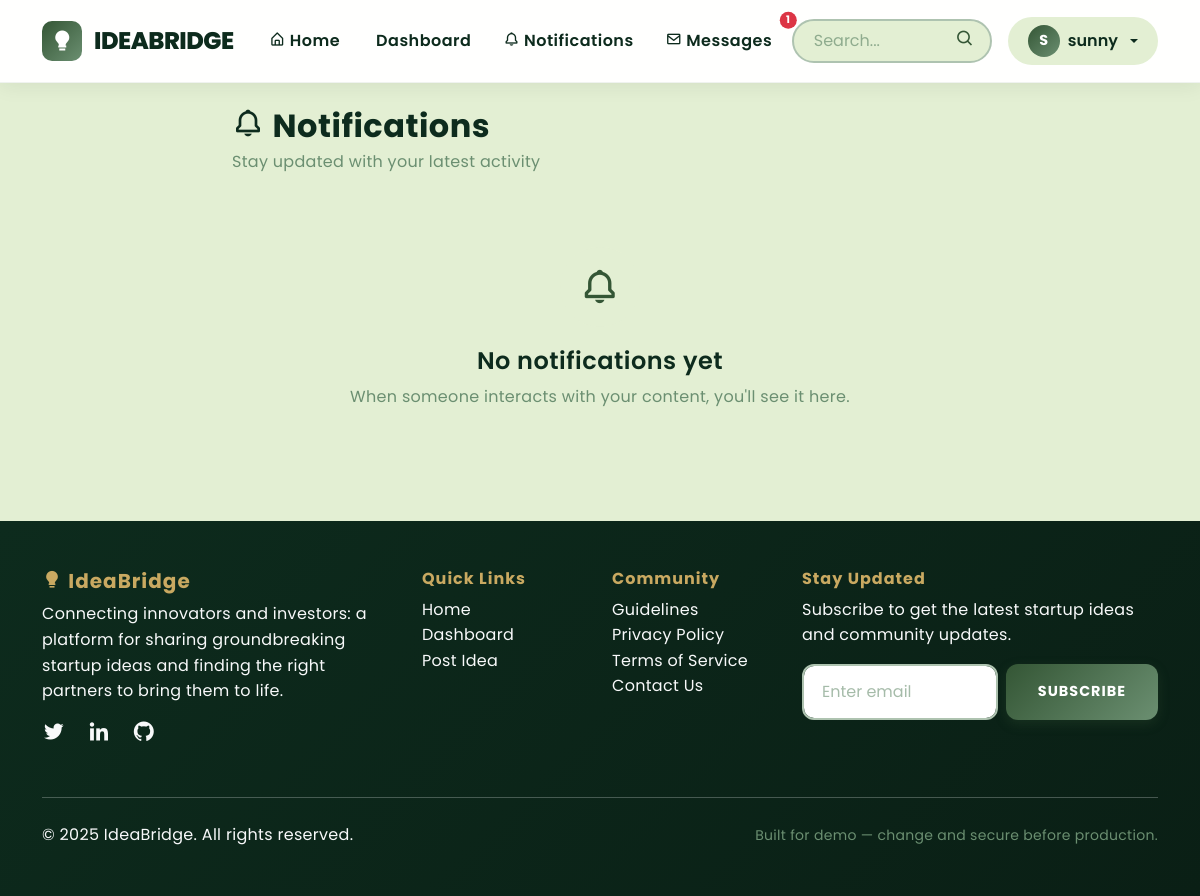
The app's page /notifications (signed in), older data.
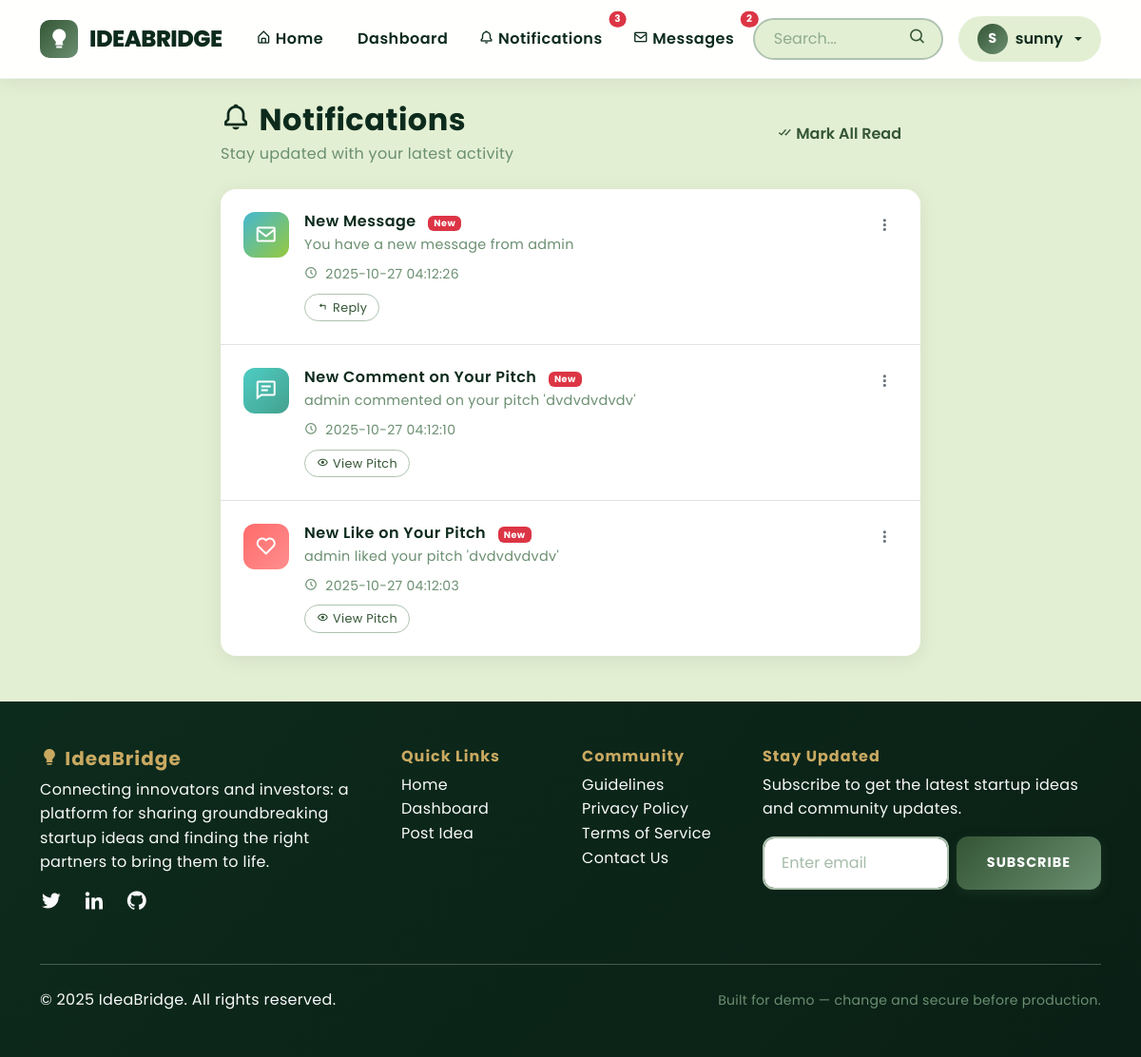
The same page, newer data.
### tables this page shows
CREATE TABLE notifications (
        id INTEGER PRIMARY KEY AUTOINCREMENT,
        user_id INTEGER NOT NULL,
        type TEXT NOT NULL,
        title TEXT NOT NULL,
        message TEXT NOT NULL,
        related_id INTEGER,
        related_type TEXT,
        is_read INTEGER DEFAULT 0,
        created_at TEXT NOT NULL,
        FOREIGN KEY(user_id) REFERENCES users(id) ON DELETE CASCADE
    );

### app.py (the view)
@app.route('/notifications')
@login_required
def notifications():
    user_notifications = get_user_notifications(session['user_id'])
    return render_template('notifications.html', notifications=user_notifications)

### templates/notifications.html (shortened to what this page needs)
{% extends "base.html" %}
{% block content %}
<div class="row">
  <div class="col-lg-8 mx-auto">
    <div class="d-flex justify-content-between align-items-center mb-4">
      <div>
        <h2 class="mb-1" style="color: #0D2B1D; font-weight: 700;">
          <i class='bx bx-bell me-2'></i>Notifications
        </h2>
        <p class="text-muted mb-0">Stay updated with your latest activity</p>
      </div>
      {% if notifications %}
      <form method="POST" action="{{ url_for('mark_all_notifications_read_route') }}" style="display: inline;">
        <button type="submit" class="btn" style="background: #E3EFD3; color: #345635; border: none; border-radius: 50px; padding: 8px 20px; font-weight: 600; transition: all 0.3s ease;" onmouseover="this.style.background='#AEC3B0'" onmouseout="this.style.background='#E3EFD3'">
          <i class='bx bx-check-double me-1'></i>Mark All Read
        </button>
      </form>
      {% endif %}
    </div>
    {% if not notifications %}
    <div class="text-center py-5">
      <div style="width: 80px; height: 80px; border-radius: 50%; background: #E3EFD3; display: flex; align-items: center; justify-content: center; margin: 0 auto 20px;">
        <i class='bx bx-bell' style="font-size: 2.5rem; color: #345635;"></i>
      </div>
      <h4 style="color: #0D2B1D; font-weight: 600;">No notifications yet</h4>
      <p class="text-muted">When someone interacts with your content, you'll see it here.</p>
    </div>
    {% else %}
    <div class="card" style="border: none; box-shadow: 0 4px 20px rgba(13, 43, 29, 0.08); border-radius: 16px; overflow: hidden;">
      <div class="card-body p-0">
        {% for notification in notifications %}
        <div class="d-flex align-items-start p-4 {{ 'border-bottom' if not loop.last else '' }} {{ 'opacity-50' if notification.is_read else '' }}" style="border-color: #E3EFD3; transition: all 0.3s ease;" onmouseover="this.style.background='#E3EFD3'" onmouseout="this.style.background='transparent'">
          <div style="width: 48px; height: 48px; border-radius: 12px; display: flex; align-items: center; justify-content: center; margin-right: 16px; flex-shrink: 0;
            {% if notification.type == 'like' %}background: linear-gradient(135deg, #FF6B6B, #FF8E8E);{% elif notification.type == 'comment' %}background: linear-gradient(135deg, #4ECDC4, #44A08D);{% elif notification.type == 'message' %}background: linear-gradient(135deg, #45B7D1, #96C93D);{% else %}background: linear-gradient(135deg, #345635, #6B8F71);{% endif %}">
            {% if notification.type == 'like' %}
              <i class='bx bx-heart' style="font-size: 1.5rem; color: white;"></i>
            {% elif notification.type == 'comment' %}
              <i class='bx bx-comment-detail' style="font-size: 1.5rem; color: white;"></i>
            {% elif notification.type == 'message' %}
              <i class='bx bx-envelope' style="font-size: 1.5rem; color: white;"></i>
            {% else %}
              <i class='bx bx-info-circle' style="font-size: 1.5rem; color: white;"></i>
            {% endif %}
          </div>
          <div class="flex-grow-1">
            <div class="d-flex justify-content-between align-items-start">
              <div>
                <h6 class="mb-1" style="color: #0D2B1D; font-weight: 600; font-size: 1rem;">
                  {{ notification.title }}
                  {% if not notification.is_read %}
                  <span class="badge" style="background: #dc3545; font-size: 0.6rem; margin-left: 8px;">New</span>
                  {% endif %}
                </h6>
                <p class="mb-2 text-muted" style="font-size: 0.9rem; line-height: 1.4;">{{ notification.message }}</p>
                <small class="text-muted">
                  <i class='bx bx-time-five me-1'></i>
                  {{ notification.created_at[:19].replace('T', ' ') }}
                </small>
              </div>
              <div class="dropdown">
                <button class="btn p-1" type="button" data-bs-toggle="dropdown" style="color: #6c757d; border: none; background: transparent;">
                  <i class='bx bx-dots-vertical-rounded' style="font-size: 1.2rem;"></i>
                </button>
              </div>
            </div>
            {% if notification.related_id and notification.related_type %}
            <div class="mt-2">
              {% if notification.related_type == 'pitch' %}
              <a href="{{ url_for('pitch', pitch_id=notification.related_id) }}" class="btn btn-sm" style="background: transparent; color: #345635; border: 1px solid #AEC3B0; border-radius: 20px; font-size: 0.8rem; padding: 4px 12px; transition: all 0.3s ease;" onmouseover="this.style.background='#345635'; this.style.color='white'" onmouseout="this.style.background='transparent'; this.style.color='#345635'">
                <i class='bx bx-show me-1'></i>View Pitch
              </a>
              {% elif notification.related_type == 'user' %}
              <a href="{{ url_for('send_message', user_id=notification.related_id) }}" class="btn btn-sm" style="background: transparent; color: #345635; border: 1px solid #AEC3B0; border-radius: 20px; font-size: 0.8rem; padding: 4px 12px; transition: all 0.3s ease;" onmouseover="this.style.background='#345635'; this.style.color='white'" onmouseout="this.style.background='transparent'; this.style.color='#345635'">
                <i class='bx bx-reply me-1'></i>Reply
              </a>
              {% endif %}
            </div>
            {% endif %}
          </div>
        </div>
        {% endfor %}
      </div>
    </div>
    {% endif %}
  </div>
</div>
{% endblock %}

### templates/base.html (shortened to what this page needs)
<!doctype html>
<html lang="en">
<head>
  <link href="https://cdn.jsdelivr.net/npm/bootstrap@5.3.0/dist/css/bootstrap.min.css" rel="stylesheet">
  <link rel="stylesheet" href="{{ url_for('static', filename='style.css') }}">
  <link href='https://unpkg.com/boxicons@2.1.4/css/boxicons.min.css' rel='stylesheet'>
  <link rel="stylesheet" href="https://cdnjs.cloudflare.com/ajax/libs/animate.css/4.1.1/animate.min.css">
</head>
<body>
  <nav class="navbar navbar-expand-lg sticky-top" style="background: rgba(255, 255, 255, 0.98); backdrop-filter: blur(10px); box-shadow: 0 2px 20px rgba(13, 43, 29, 0.08); border-bottom: 1px solid rgba(174, 195, 176, 0.2); padding: 16px 0;">
    <div class="container">
      <a class="navbar-brand d-flex align-items-center" href="{{ url_for('index') }}" style="font-size: 1.5rem; font-weight: 800; color: #0D2B1D; letter-spacing: -0.5px;">
        <div style="width: 40px; height: 40px; background: linear-gradient(135deg, #345635, #6B8F71); border-radius: 10px; display: flex; align-items: center; justify-content: center; margin-right: 12px;">
          <i class='bx bxs-bulb' style="font-size: 1.5rem; color: white;"></i>
        </div>
        IdeaBridge
      </a>
      <div class="collapse navbar-collapse" id="navbarNav">
        <ul class="navbar-nav mx-auto">
          <li class="nav-item">
            <a class="nav-link px-3" href="{{ url_for('index') }}" style="font-weight: 600; color: #0D2B1D; transition: all 0.3s ease;">
              <i class='bx bx-home-alt me-1'></i>Home
            </a>
          </li>
          {% if session.get('user_id') %}
            <li class="nav-item">
              <a class="nav-link px-3" href="{{ url_for('dashboard') }}" style="font-weight: 600; color: #0D2B1D; transition: all 0.3s ease;">
                Dashboard
              </a>
            </li>
            <li class="nav-item">
              <a class="nav-link px-3 position-relative" href="{{ url_for('notifications') }}" style="font-weight: 600; color: #0D2B1D; transition: all 0.3s ease;">
                <i class='bx bx-bell me-1'></i>Notifications
                {% if notification_count is defined and notification_count > 0 %}
                <span class="position-absolute top-0 start-100 translate-middle badge rounded-pill" style="background: #dc3545; font-size: 0.65rem; padding: 3px 6px;">
                  {{ notification_count }}
                </span>
                {% endif %}
              </a>
            </li>
            <li class="nav-item">
              <a class="nav-link px-3 position-relative" href="{{ url_for('messages') }}" style="font-weight: 600; color: #0D2B1D; transition: all 0.3s ease;">
                <i class='bx bx-envelope me-1'></i>Messages
                {% if unread_count is defined and unread_count > 0 %}
                <span class="position-absolute top-0 start-100 translate-middle badge rounded-pill" style="background: #dc3545; font-size: 0.65rem; padding: 3px 6px;">
                  {{ unread_count }}
                </span>
                {% endif %}
              </a>
            </li>
          {% endif %}
        </ul>
        <div class="d-flex align-items-center gap-3">
          <form class="d-flex" action="{{ url_for('index') }}" method="get" style="position: relative;">
            <input class="form-control" type="search" name="q" placeholder="Search..." style="border-radius: 50px; border: 2px solid #AEC3B0; padding: 8px 40px 8px 20px; width: 200px; transition: all 0.3s ease;" value="{{ request.args.get('q', '') }}" onfocus="this.style.width='250px'; this.style.borderColor='#345635'" onblur="this.style.width='200px'; this.style.borderColor='#AEC3B0'">
            <button class="btn" type="submit" style="position: absolute; right: 5px; top: 50%; transform: translateY(-50%); background: transparent; border: none; color: #345635; padding: 4px 12px;">
              <i class='bx bx-search' style="font-size: 1.2rem;"></i>
            </button>
          </form>
          {% if not session.get('user_id') %}
            <a href="{{ url_for('login') }}" class="btn px-4 py-2" style="background: white; color: #345635; border: 2px solid #345635; border-radius: 50px; font-weight: 600; transition: all 0.3s ease;" onmouseover="this.style.background='#345635'; this.style.color='white'" onmouseout="this.style.background='white'; this.style.color='#345635'">
              Login
            </a>
            <a href="{{ url_for('register') }}" class="btn px-4 py-2" style="background: linear-gradient(135deg, #345635, #6B8F71); color: white; border: none; border-radius: 50px; font-weight: 600; box-shadow: 0 4px 12px rgba(52, 86, 53, 0.3); transition: all 0.3s ease;" onmouseover="this.style.transform='translateY(-2px)'; this.style.boxShadow='0 6px 16px rgba(52, 86, 53, 0.4)'" onmouseout="this.style.transform='translateY(0)'; this.style.boxShadow='0 4px 12px rgba(52, 86, 53, 0.3)'">
              Sign Up
            </a>
          {% else %}
            <div class="dropdown">
              <button class="btn d-flex align-items-center gap-2 dropdown-toggle" type="button" data-bs-toggle="dropdown" style="background: #E3EFD3; color: #0D2B1D; border: none; border-radius: 50px; padding: 8px 20px; font-weight: 600; transition: all 0.3s ease;" onmouseover="this.style.background='#AEC3B0'" onmouseout="this.style.background='#E3EFD3'">
                <div style="width: 32px; height: 32px; border-radius: 50%; background: linear-gradient(135deg, #345635, #6B8F71); display: flex; align-items: center; justify-content: center;">
                  <span style="color: white; font-weight: 700; font-size: 0.9rem;">{{ session.get('username')[0].upper() }}</span>
                </div>
                <span>{{ session.get('username') }}</span>
              </button>
            </div>
          {% endif %}
        </div>
      </div>
    </div>
  </nav>
  <main class="container mt-4">
    {% block content %}{% endblock %}
  </main>
  <footer class="text-light py-5 mt-5">
    <div class="container">
      <div class="row">
        <div class="col-lg-4 mb-4">
          <h5><i class='bx bxs-bulb'></i> IdeaBridge</h5>
          <p class="mb-3">Connecting innovators and investors: a platform for sharing groundbreaking startup ideas and finding the right partners to bring them to life.</p>
          <div class="social-icons">
            <a href="#" class="text-light me-3" data-bs-toggle="tooltip" data-bs-placement="top" title="Follow us on Twitter"><i class='bx bxl-twitter' style="font-size: 1.5rem;"></i></a>
            <a href="#" class="text-light me-3" data-bs-toggle="tooltip" data-bs-placement="top" title="Connect on LinkedIn"><i class='bx bxl-linkedin' style="font-size: 1.5rem;"></i></a>
            <a href="#" class="text-light me-3" data-bs-toggle="tooltip" data-bs-placement="top" title="View our GitHub"><i class='bx bxl-github' style="font-size: 1.5rem;"></i></a>
          </div>
        </div>
        <div class="col-lg-2 col-md-6 mb-4">
          <h6>Quick Links</h6>
          <ul class="list-unstyled">
            <li><a href="{{ url_for('index') }}" class="text-light text-decoration-none">Home</a></li>
            {% if session.get('user_id') %}
            <li><a href="{{ url_for('dashboard') }}" class="text-light text-decoration-none">Dashboard</a></li>
            <li><a href="{{ url_for('post') }}" class="text-light text-decoration-none">Post Idea</a></li>
            {% else %}
            <li><a href="{{ url_for('login') }}" class="text-light text-decoration-none">Login</a></li>
            <li><a href="{{ url_for('register') }}" class="text-light text-decoration-none">Register</a></li>
            {% endif %}
          </ul>
        </div>
        <div class="col-lg-2 col-md-6 mb-4">
          <h6>Community</h6>
          <ul class="list-unstyled">
            <li><a href="#" class="text-light text-decoration-none">Guidelines</a></li>
            <li><a href="#" class="text-light text-decoration-none">Privacy Policy</a></li>
            <li><a href="#" class="text-light text-decoration-none">Terms of Service</a></li>
            <li><a href="#" class="text-light text-decoration-none">Contact Us</a></li>
          </ul>
        </div>
        <div class="col-lg-4 mb-4">
          <h6>Stay Updated</h6>
          <p>Subscribe to get the latest startup ideas and community updates.</p>
          <form class="d-flex">
            <input type="email" class="form-control me-2" placeholder="Enter email">
            <button class="btn btn-primary" type="submit">Subscribe</button>
          </form>
        </div>
      </div>
      <hr class="my-4">
      <div class="row align-items-center">
        <div class="col-md-6">
          <p class="mb-0">&copy; 2025 IdeaBridge. All rights reserved.</p>
        </div>
        <div class="col-md-6 text-md-end">
          <small class="text-muted">Built for demo — change and secure before production.</small>
        </div>
      </div>
    </div>
  </footer>
</body>
</html>

Row changes from the older to the newer data that the page shows:
added notifications: type "message" (drawn), title "New Message", is_read "New", message "You have a new message from admin", created_at "2025-10-27 04:12:26"
added notifications: type "comment" (drawn), title "New Comment on Your Pitch", is_read "New", message "admin commented on your pitch 'dvdvdvdvdv'", created_at "2025-10-27 04:12:10"
added notifications: type "like" (drawn), title "New Like on Your Pitch", is_read "New", message "admin liked your pitch 'dvdvdvdvdv'", created_at "2025-10-27 04:12:03"
Text that changed along with them:
{{ notification_count }}: (not shown) → "3"
{{ unread_count }}: "1" → "2"
text no longer shown: "No notifications yet When someone interacts with your content, you'll see it here."
text now shown: "Mark All Read"
